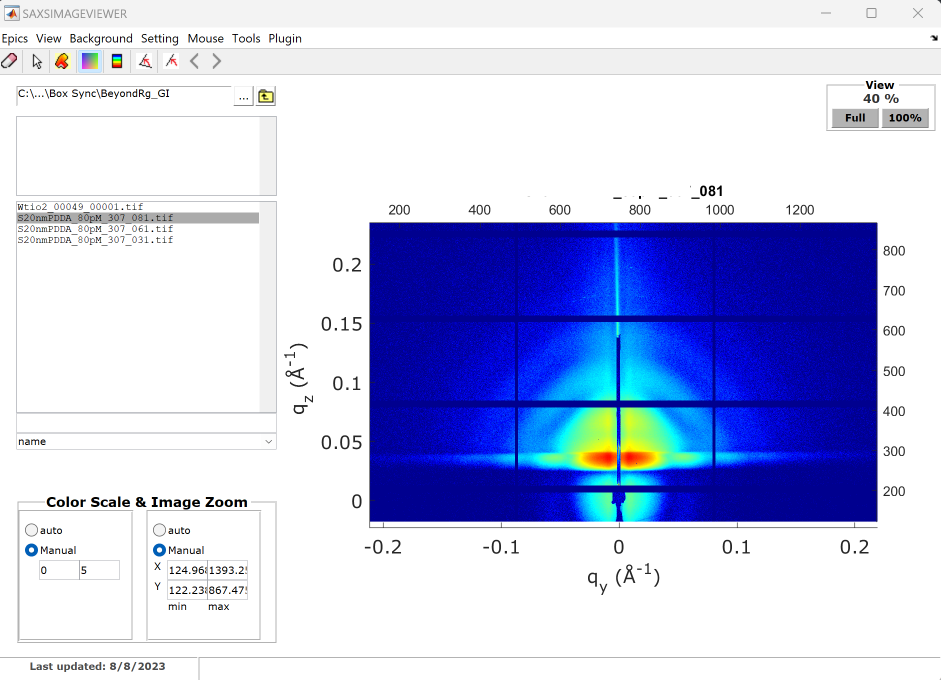
%> input picture images/SAXSimageviewer.png, 1882 x 1360 px (shown at 1/2 size)
$ octave --eval "result = SAXSimageviwerLoadimage('../images/SAXSimageviewer.png');"   (GNU Octave 9; MATLAB toolbox functions it lacks are replaced by stand-ins)
%> lines starting %> are read from the running program, lines starting %| are printed output that depends on the picture
function [saxs, handles] = SAXSimageviwerLoadimage(filename, saxs, handles)
%> called with filename = '../images/SAXSimageviewer.png'
% [saxs, handles] = SAXSimageviwerLoadimage(filename, saxs, handles)
% saxs = SAXSimageviwerLoadimage(filename, saxs)
% saxs = SAXSimageviwerLoadimage(filename)
if nargin < 3
    handles = [];
end
if nargin < 2
    saxs = [];
end
%if ~isfield(saxs, 'CCD')
ext = 'img';
try
    f = imfinfo(filename);
catch
    [pth, fn, ext] = fileparts(filename);
    ext = ext(2:end);
end

switch lower(ext)
    case 'img'
        [handles.ImX, handles.iminfo] = readImageFileFcn(filename);
%> in readImageFileFcn, x is the input picture: size 1360x1882x3 uint8; mean R, G, B 190.7, 197.3, 232.2
%> handles.iminfo = 1 region; FileSize, Width, Height, BitDepth and NumberOfSamples: 549296 1882 1360 24 3
    %[a, b] = readImageFileFcn(filename);
    case {'edf', 'h5'}
        [saxs, handles.ImX] = openccdfile(filename, saxs, ext); %% need iminfo.....
    case {'hdf5'}
        saxs.h5entry = '/dp';
        [saxs, handles.ImX] = openccdfile(filename, saxs, ext); %% need iminfo.....
    otherwise
        saxs.imgfigurehandle = handles.SAXSImageViewer;
        saxs.imgaxeshandle = handles.ImageAxes;
        [~, handles.ImX] = openccdfile(filename, [], ext); %% need iminfo.....
%    [saxs, handles.ImX] = openccdfile(filename, [], ext); %% need iminfo.....
%    setColor
end

handles.ImX = double(flipud(handles.ImX));
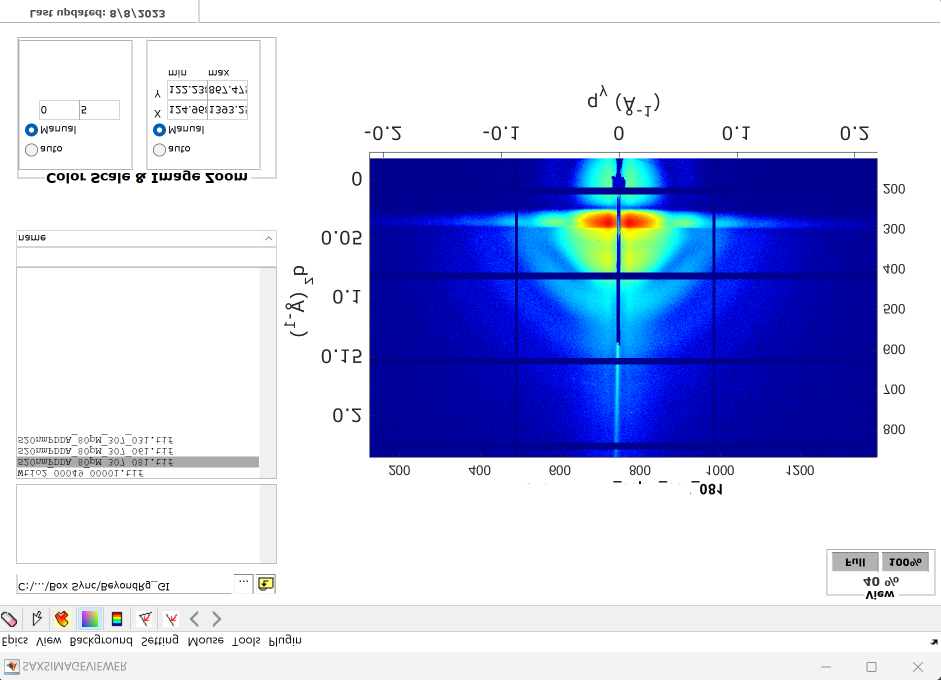
%> handles.ImX: size 1360x1882x3 double (shown at 1/2 size); mean R, G, B 190.7, 197.3, 232.2; mean of the top-left, top-right, bottom-left and bottom-right quarters 226, 176.8, 231.1, 193.1
saxs.image = handles.ImX;
[ph, file, ext] = fileparts(filename);
saxs.imgname = file;
saxs.imagename = [file, ext];
saxs.dir = ph;
saxs.imgsize = size(handles.ImX);
%> saxs.imgsize = [1360 1882 3]
%> `result = SAXSimageviwerLoadimage('../images/SAXSimageviewer.png');`: result = {imgsize [1360 1882 3]}
%saxs.image = flipud(saxs.image);

shallIloadparameter = 0;
if isfield(saxs, 'isAutoSetupUpdate')
    if saxs.isAutoSetupUpdate == 1
        shallIloadparameter = 1;
    end
end

if ~shallIloadparameter
    return
end

% check the existence of spec datafile....
% First, find specfile automatically....
isSpecfileAssigned = 0;
if isfield(saxs, 'specfile')
    isSpecfileAssigned = exist(saxs.specfile, 'file');
    if isSpecfileAssigned
        lpos = ffind(saxs.specfile, file);
        if isempty(lpos)
            isSpecfileAssigned = 0;
        end
    end
    specfiledir = '';
end

% now image loading is done....
%% Search the specfile associated to the image loaded. If available, return
% the parameters associated with it.

if ~isSpecfileAssigned
    t = find(saxs.dir == filesep);
    whereSAXS = strfind(saxs.dir, [filesep, 'SAXS']);
    if isempty(whereSAXS)
        % If the image loaded is not in 'SAXS' directory,
        % assumes that the directory structure has been distorted and
        % the specfile not exists any more.
        return
    end
    if (t(end) == max(whereSAXS)) && (length(saxs.dir) == t(end)+4)
        specfiledir = saxs.dir(1:t(end)-1);
    else
        % If the image loaded is not in 'SAXS' directory,
        % assumes that the directory structure has been distorted and
        % the specfile not exists any more.
        return
    end

        a = dir(specfiledir);
        a([a.isdir]==1) = [];
        for i=1:numel(a)
            maybe_specfile = fullfile(specfiledir, a(i).name);
            if strfind(maybe_specfile, '.tmp')
                % .tmp cannot be a specfilename.
                continue
            end
            if strfind(maybe_specfile, '.')
                % specfile does not have . in its filename.
                continue
            end
            k = ffind(maybe_specfile, file);
            if ~isempty(k)
                saxs.specfile = maybe_specfile;
                break
            end
        end
        % if specfile is not found.... just return
        return
end
% Once there is a specfile field in SAXS
c = specSAXSn2(saxs.specfile, file);
if isempty(c)
    saxs = rmfield(saxs,'specfile');
else
    saxs.ai = c.th;
    saxs.xeng = c.Energy;
    saxs.waveln = eng2wl(c.Energy);
    %sampleinfo = c;
    assignin('base', 'sampleinfo', c)
    disp('% Measurement Parameters:')
    c
end
% [12 lines of commented-out code are left out]
end
%--------------------------------------------------------------------------
% readImageFileFcn
%   This function reads in the image file and converts to TRUECOLOR
%--------------------------------------------------------------------------
  function [x, info] = readImageFileFcn(filename)
    %try
    [~, ~, ext] = fileparts(filename);
    if strfind(ext, '.mar3450')
        info.ColorType = 'mar345';
        x = readmar345(filename);
        x = double(x);
        return
    end

      x = imread(filename);
      try
        info = imfinfo(filename);
        info = info(1);
      catch
        info.ColorType = 'marCCD'; % for marccd data... % Byeongdu added.
      end

      switch info.ColorType
        case 'grayscale'
          switch class(x)
            case 'logical'
              x = uint8(x);
%              mp = [0 0 0;1 1 1];

            case 'uint8'
%              mp = gray(256);

            case 'uint16'
%              mp = gray(2^16);

            case {'double','single'}
%              cmapsz = size(get(handles.SAXSImageViewer, 'Colormap'), 1);
%              mp = gray(cmapsz);

            case 'int16'
              x = double(x); %+2^15;
%              x = uint16((x-min(x(:)))/(max(x(:))-min(x(:)))*(2^16));
%              mp = gray(2^16);
            case 'int32'
                  x = double(x);
%                  mp = gray(2^32);
            otherwise
%              cmapsz = size(get(handles.SAXSImageViewer, 'Colormap'), 1);
%              mp = gray(cmapsz);
          end
%          x = ind2rgb(x, mp);

        case 'indexed'
          % [4 lines of commented-out code are left out]
          x = double(x);

        case 'marCCD'
%            disp('what is problem?')
%            mp = gray(2^16);
        case 'truecolor'
            disp('This is ture color image')
            disp('response from imageviewer2.m')
        otherwise
      end

    %catch
    %  x = NaN;
    %  info = [];

    end
  %end

$ run again, on images/gisaxsshop.png
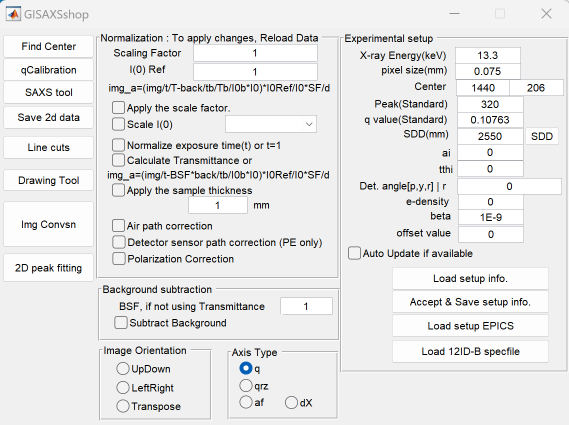
%> input picture images/gisaxsshop.png, 1138 x 850 px (shown at 1/2 size)
%> in readImageFileFcn, x is the input picture: size 850x1138x3 uint8; mean R, G, B 231.6, 231.6, 231.7
%> handles.iminfo = 1 region; FileSize, Width, Height, BitDepth and NumberOfSamples: 111492 1138 850 24 3
%> in SAXSimageviwerLoadimage, `handles.ImX = double(flipud(handles.ImX));`:
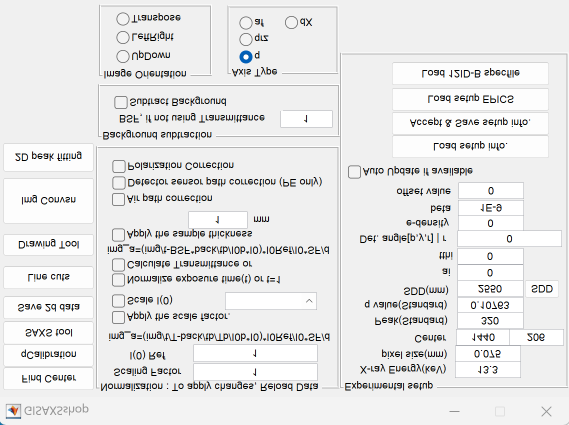
%> handles.ImX: size 850x1138x3 double (shown at 1/2 size); mean R, G, B 231.6, 231.6, 231.7; mean of the top-left, top-right, bottom-left and bottom-right quarters 229.2, 235.9, 228.4, 232.9
%> saxs.imgsize = [850 1138 3]
%> result = {imgsize [850 1138 3]}
